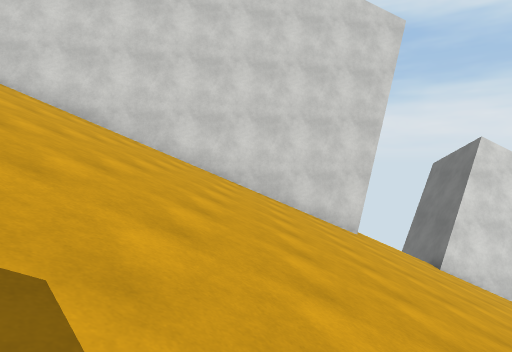
view 1 (above)

21 first-person views from a walk through a 3-D level made in the Unity game engine. The camera is 1.4 m above the floor, tilts 2° down and sees 75° across. The floor is counted in squares, 2 m on a side. Each view is taken from the middle of a square. On the plan, view 1 faces up. The plan holds only what a view shows up to about 10 squares ahead; the rest is blank. The place goes on beyond the plan. Surface patterns are stand-ins for the level's own textures.

view 2
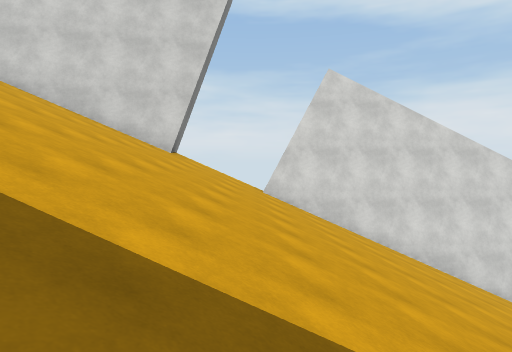

view 3
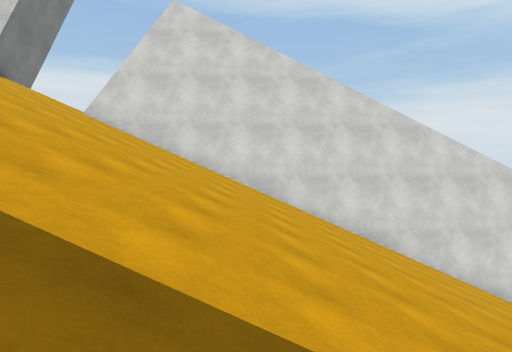

view 4
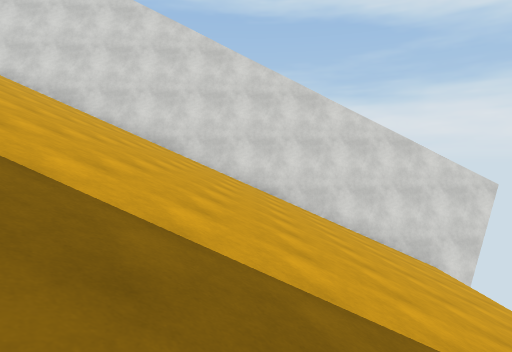

view 5
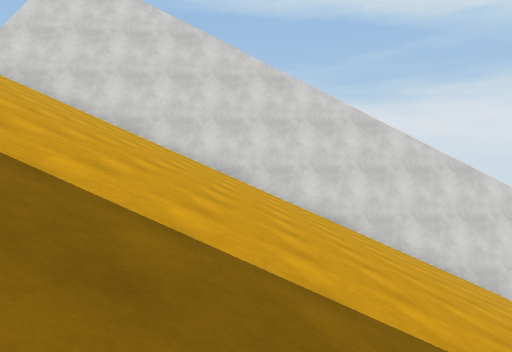

view 6
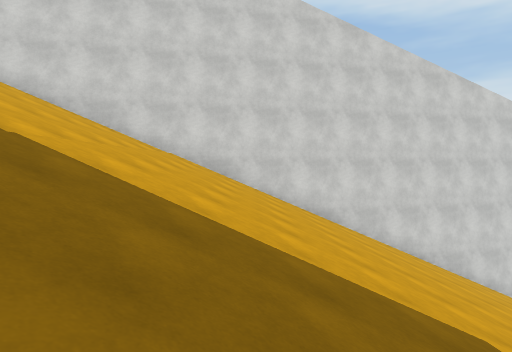

view 7
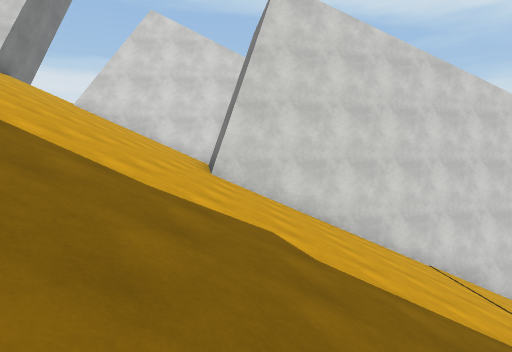

view 8
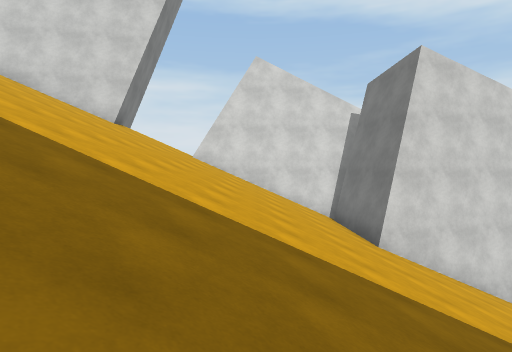

view 9
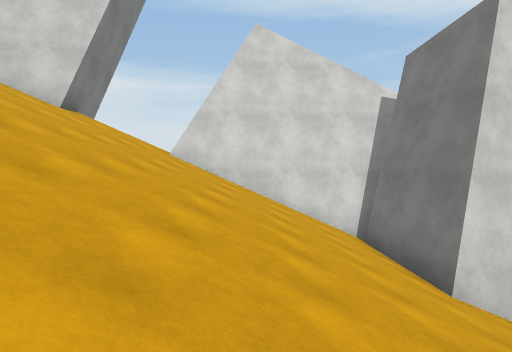

view 10
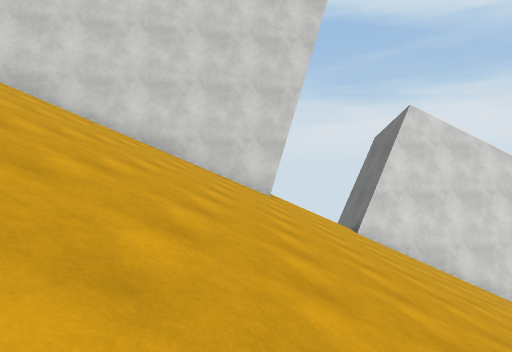

view 11
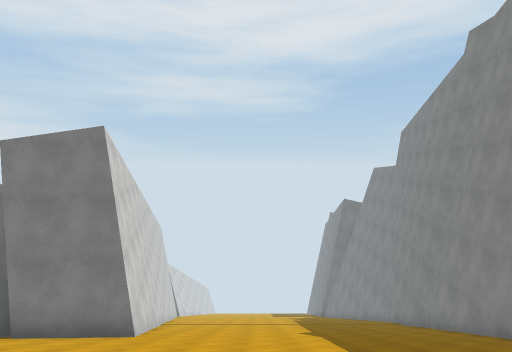

view 12
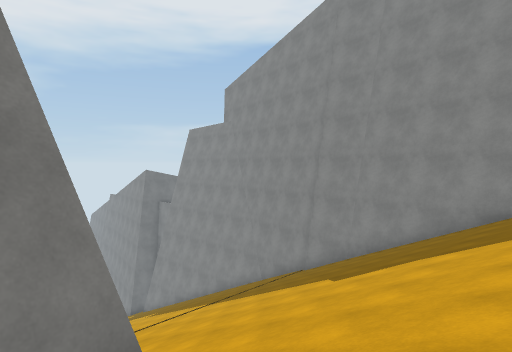

view 13
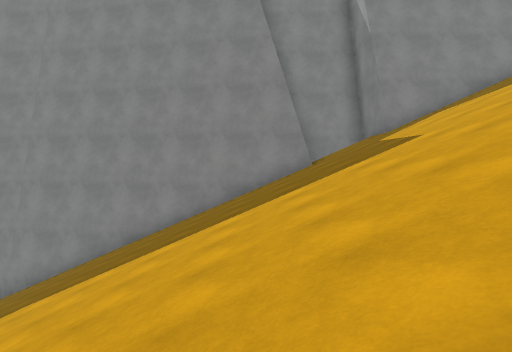

view 14
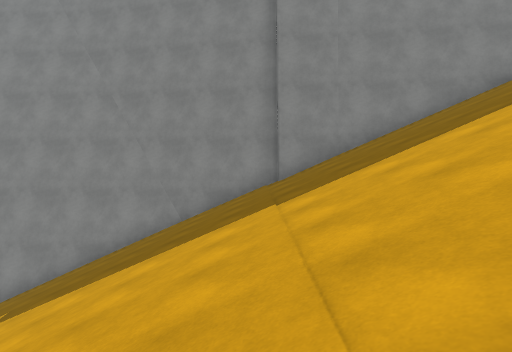

view 15
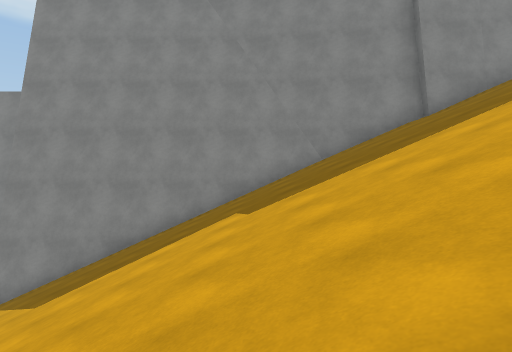

view 16
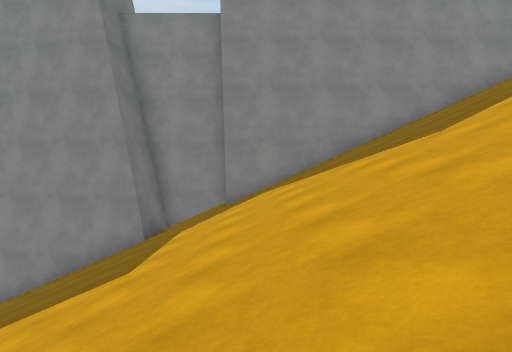

view 17
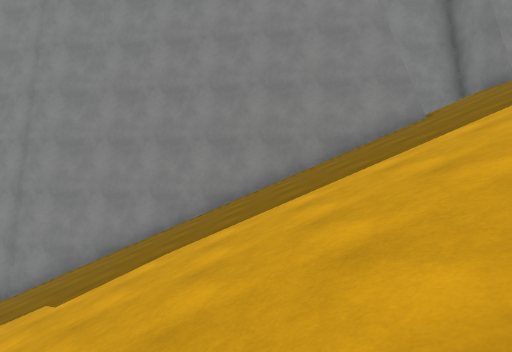

view 18
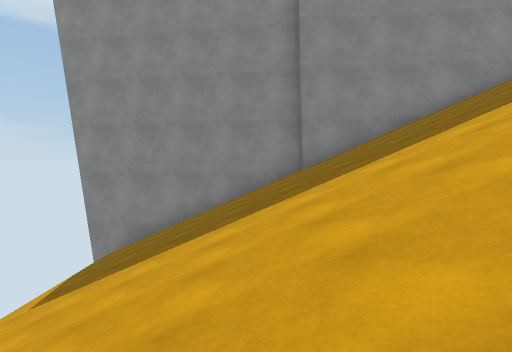

view 19
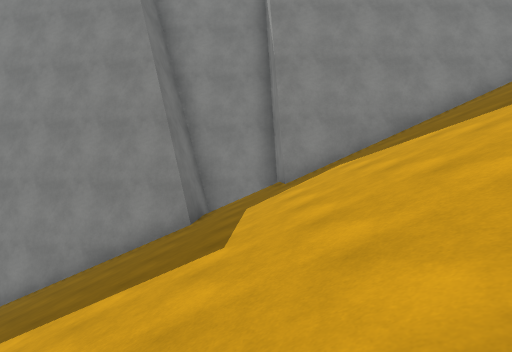

view 20
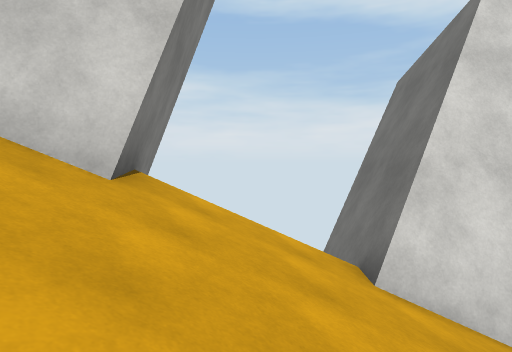

view 21
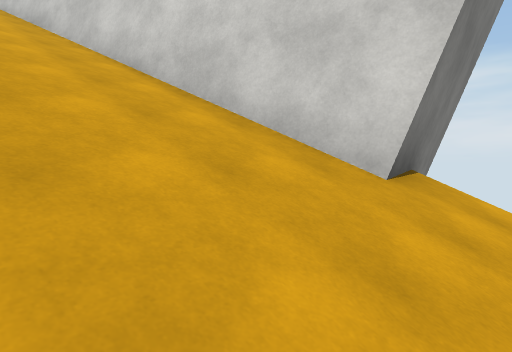

### Floor plan
Key: @ floor where view 1 was taken; # wall or solid block; . floor; / step, stairs or slope; v drop or lower ground.
Columns run from 25 left of view 1 to 22 right of it. Each row starts with its distance up from view 1.
 12                             # ##
 11    #                       ## v#
 10    #vv###                  ##vv##  #
  9 ####///////##          #####///////#############
  8 ///////////##    #######///////////////////////
  7 ///////////#######/////////////////////////////
  6 ///////////////////////////////////////////////
  5 ///////////////////////////////////////////////
  4 //////////////////////////////////////////////
  3 //////////////////////////////////////////////
  2  /////////////////////////////////////////////
  1  //////////////////////////////////////////////
  0 /////////////////////////@/////////////////////
 -1 ///////////////////////////////////////////////
 -2 ///////////////////////////////////////////////
 -3 ####//###########/////######//#########.///////
 -4    ####         #######    ####       ##########

Positions as (right, up) in squares from view 1, and headings:
1: (0, 0), facing up
2: (5, 0), facing up
3: (10, 0), facing up
4: (16, -1), facing up
5: (14, -1), facing up
6: (-6, -2), facing up
7: (-13, -2), facing up
8: (-17, -2), facing up
9: (-17, 1), facing up
10: (-22, 0), facing up
11: (-22, 3), facing right
12: (-16, 7), facing down-right
13: (-18, 7), facing down
14: (-8, 6), facing down
15: (-4, 6), facing down
16: (2, 6), facing down
17: (9, 6), facing down
18: (17, 6), facing down
19: (-21, 5), facing down
20: (4, 6), facing up
21: (4, 6), facing up-left
